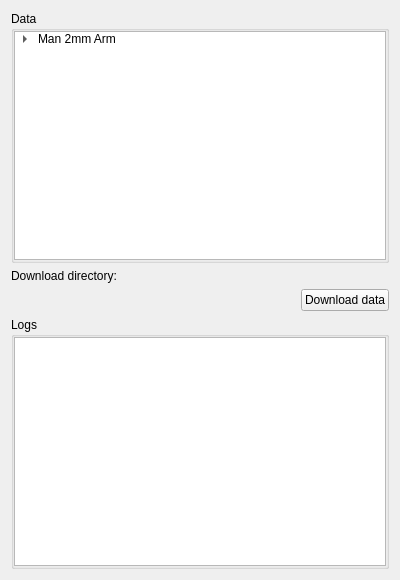
<?xml version="1.0" encoding="UTF-8"?>
<ui version="4.0">
 <class>BenderSampleData</class>
 <widget class="qMRMLWidget" name="BenderSampleData">
  <property name="geometry">
   <rect>
    <x>0</x>
    <y>0</y>
    <width>400</width>
    <height>580</height>
   </rect>
  </property>
  <property name="windowTitle">
   <string>Sample Data</string>
  </property>
  <layout class="QFormLayout" name="formLayout">
   <property name="fieldGrowthPolicy">
    <enum>QFormLayout::ExpandingFieldsGrow</enum>
   </property>
   <item row="0" column="0" colspan="2">
    <widget class="ctkCollapsibleGroupBox" name="DetailsCollapsibleGroupBox">
     <property name="title">
      <string>Data</string>
     </property>
     <property name="collapsed">
      <bool>true</bool>
     </property>
     <layout class="QVBoxLayout" name="verticalLayout_2">
      <property name="margin">
       <number>0</number>
      </property>
      <item>
       <widget class="QTreeWidget" name="BenderSampleDataTree">
        <property name="toolTip">
         <string>&lt;!DOCTYPE HTML PUBLIC &quot;-//W3C//DTD HTML 4.0//EN&quot; &quot;http://www.w3.org/TR/REC-html40/strict.dtd&quot;&gt;
&lt;html&gt;&lt;head&gt;&lt;meta name=&quot;qrichtext&quot; content=&quot;1&quot; /&gt;&lt;style type=&quot;text/css&quot;&gt;
p, li { white-space: pre-wrap; }
&lt;/style&gt;&lt;/head&gt;&lt;body style=&quot; font-family:'MS Shell Dlg 2'; font-size:8.25pt; font-weight:400; font-style:normal;&quot;&gt;
&lt;p style=&quot; margin-top:0px; margin-bottom:0px; margin-left:0px; margin-right:0px; -qt-block-indent:0; text-indent:0px;&quot;&gt;&lt;span style=&quot; font-size:8pt;&quot;&gt;Select the sample data and download it using the&lt;/span&gt;&lt;span style=&quot; font-size:8pt; font-weight:600;&quot;&gt; Download Selected&lt;/span&gt;&lt;span style=&quot; font-size:8pt;&quot;&gt; button.&lt;/span&gt;&lt;/p&gt;&lt;/body&gt;&lt;/html&gt;</string>
        </property>
        <property name="autoExpandDelay">
         <number>-1</number>
        </property>
        <property name="itemsExpandable">
         <bool>true</bool>
        </property>
        <attribute name="headerVisible">
         <bool>false</bool>
        </attribute>
        <column>
         <property name="text">
          <string notr="true">1</string>
         </property>
        </column>
        <item>
         <property name="text">
          <string>Man 2mm Arm</string>
         </property>
         <property name="flags">
          <set>ItemIsEnabled</set>
         </property>
         <item>
          <property name="text">
           <string>Inputs</string>
          </property>
          <property name="flags">
           <set>ItemIsEnabled</set>
          </property>
          <item>
           <property name="text">
            <string>Volume</string>
           </property>
           <property name="checkState">
            <enum>Checked</enum>
           </property>
           <property name="flags">
            <set>ItemIsSelectable|ItemIsUserCheckable|ItemIsEnabled</set>
           </property>
          </item>
          <item>
           <property name="text">
            <string>Color table</string>
           </property>
           <property name="checkState">
            <enum>Checked</enum>
           </property>
           <property name="flags">
            <set>ItemIsSelectable|ItemIsUserCheckable|ItemIsEnabled</set>
           </property>
          </item>
          <item>
           <property name="text">
            <string>Armature</string>
           </property>
           <property name="checkState">
            <enum>Checked</enum>
           </property>
           <property name="flags">
            <set>ItemIsSelectable|ItemIsUserCheckable|ItemIsEnabled</set>
           </property>
          </item>
         </item>
         <item>
          <property name="text">
           <string>Outputs</string>
          </property>
          <property name="flags">
           <set>ItemIsEnabled</set>
          </property>
          <item>
           <property name="text">
            <string>Merged volume</string>
           </property>
           <property name="checkState">
            <enum>Unchecked</enum>
           </property>
           <property name="flags">
            <set>ItemIsSelectable|ItemIsUserCheckable|ItemIsEnabled</set>
           </property>
          </item>
          <item>
           <property name="text">
            <string>Bones</string>
           </property>
           <property name="checkState">
            <enum>Unchecked</enum>
           </property>
           <property name="flags">
            <set>ItemIsSelectable|ItemIsUserCheckable|ItemIsEnabled</set>
           </property>
          </item>
          <item>
           <property name="text">
            <string>Skin</string>
           </property>
           <property name="checkState">
            <enum>Unchecked</enum>
           </property>
           <property name="flags">
            <set>ItemIsSelectable|ItemIsUserCheckable|ItemIsEnabled</set>
           </property>
          </item>
          <item>
           <property name="text">
            <string>Skinned volume</string>
           </property>
           <property name="checkState">
            <enum>Unchecked</enum>
           </property>
           <property name="flags">
            <set>ItemIsSelectable|ItemIsUserCheckable|ItemIsEnabled</set>
           </property>
          </item>
          <item>
           <property name="text">
            <string>Posed volume</string>
           </property>
           <property name="checkState">
            <enum>Unchecked</enum>
           </property>
           <property name="flags">
            <set>ItemIsSelectable|ItemIsUserCheckable|ItemIsEnabled</set>
           </property>
          </item>
         </item>
        </item>
       </widget>
      </item>
     </layout>
    </widget>
   </item>
   <item row="1" column="0">
    <widget class="QLabel" name="label">
     <property name="text">
      <string>Download directory:</string>
     </property>
    </widget>
   </item>
   <item row="2" column="0" colspan="2">
    <layout class="QHBoxLayout" name="horizontalLayout">
     <item>
      <spacer name="horizontalSpacer">
       <property name="orientation">
        <enum>Qt::Horizontal</enum>
       </property>
       <property name="sizeHint" stdset="0">
        <size>
         <width>40</width>
         <height>20</height>
        </size>
       </property>
      </spacer>
     </item>
     <item>
      <widget class="QPushButton" name="BenderSampleDataDownloadPushButton">
       <property name="toolTip">
        <string>Download the sample data selected in the tree view.</string>
       </property>
       <property name="text">
        <string>Download data</string>
       </property>
      </widget>
     </item>
    </layout>
   </item>
   <item row="3" column="0" colspan="2">
    <widget class="ctkCollapsibleGroupBox" name="LogsCollapsibleGroupBox">
     <property name="title">
      <string>Logs</string>
     </property>
     <layout class="QVBoxLayout" name="verticalLayout_3">
      <property name="margin">
       <number>0</number>
      </property>
      <item>
       <widget class="QTextEdit" name="BenderSampleDataLog">
        <property name="toolTip">
         <string>Show the status of the download data.</string>
        </property>
        <property name="readOnly">
         <bool>true</bool>
        </property>
        <property name="html">
         <string>&lt;!DOCTYPE HTML PUBLIC &quot;-//W3C//DTD HTML 4.0//EN&quot; &quot;http://www.w3.org/TR/REC-html40/strict.dtd&quot;&gt;
&lt;html&gt;&lt;head&gt;&lt;meta name=&quot;qrichtext&quot; content=&quot;1&quot; /&gt;&lt;style type=&quot;text/css&quot;&gt;
p, li { white-space: pre-wrap; }
&lt;/style&gt;&lt;/head&gt;&lt;body style=&quot; font-family:'Lucida Grande'; font-size:13pt; font-weight:400; font-style:normal;&quot;&gt;
&lt;p style=&quot;-qt-paragraph-type:empty; margin-top:0px; margin-bottom:0px; margin-left:0px; margin-right:0px; -qt-block-indent:0; text-indent:0px;&quot;&gt;&lt;br /&gt;&lt;/p&gt;&lt;/body&gt;&lt;/html&gt;</string>
        </property>
       </widget>
      </item>
     </layout>
    </widget>
   </item>
   <item row="1" column="1">
    <widget class="ctkPathLineEdit" name="DownloadDirectoryPathLineEdit">
     <property name="filters">
      <set>ctkPathLineEdit::Dirs|ctkPathLineEdit::Drives|ctkPathLineEdit::Hidden|ctkPathLineEdit::NoDotAndDotDot|ctkPathLineEdit::Readable|ctkPathLineEdit::Writable</set>
     </property>
     <property name="options">
      <set>ctkPathLineEdit::ShowDirsOnly</set>
     </property>
     <property name="showHistoryButton">
      <bool>false</bool>
     </property>
    </widget>
   </item>
  </layout>
 </widget>
 <customwidgets>
  <customwidget>
   <class>ctkCollapsibleGroupBox</class>
   <extends>QGroupBox</extends>
   <header>ctkCollapsibleGroupBox.h</header>
   <container>1</container>
  </customwidget>
  <customwidget>
   <class>ctkPathLineEdit</class>
   <extends>QWidget</extends>
   <header>ctkPathLineEdit.h</header>
  </customwidget>
  <customwidget>
   <class>qMRMLWidget</class>
   <extends>QWidget</extends>
   <header>qMRMLWidget.h</header>
   <container>1</container>
  </customwidget>
 </customwidgets>
 <resources/>
 <connections/>
</ui>
